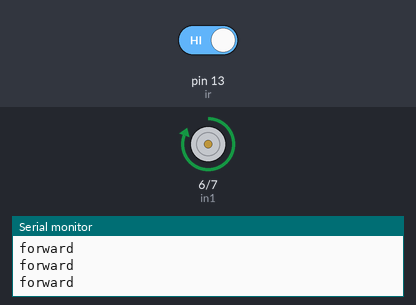
A sketch run on a simulated Arduino Uno, built with avr-gcc and run on an emulated ATmega328P. On the bench: motor-driver pin pairs drawn as motors (green arrow = first pin HIGH = forward, orange = second pin HIGH = backward, longer = more drive), the last lines printed to the serial monitor. The inputs (shaded band) are chosen by the test bench; at power-on: pin 13 (ir) HIGH.

Above: at 1.2 s.
1.3 s: pin 13 (ir) driven LOW
At 2.1 s:
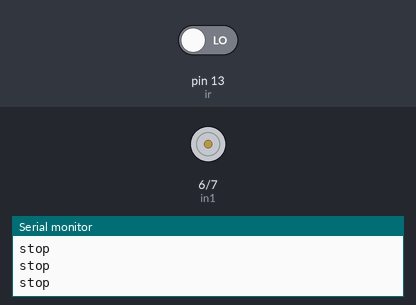
2.8 s: pin 13 (ir) driven HIGH
At 3.3 s:
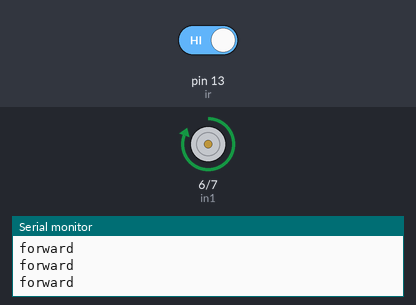
Timing chart, 0 to 5.8 s (numbered marks = the images above; inputs shaded):
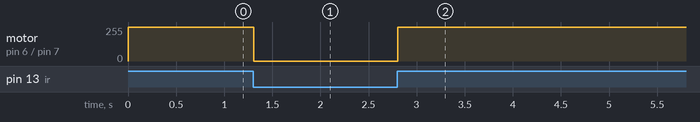

Measured:
- after the input at 1.3 s, motor on pin 6 (in1) / pin 7 (in2): forward 255/255 → stopped at once
- after the input at 2.8 s, motor on pin 6 (in1) / pin 7 (in2): stopped → forward 255/255 at once

The sketch:

dcmotor.ino
```cpp
int in1=6;
int in2=7;
int ir=13;
int state;
void setup()
{
  pinMode(in1,OUTPUT);
  pinMode(in2,OUTPUT);
  pinMode(ir,INPUT);
  Serial.begin(9600);
}

void loop()
{
   state=digitalRead(ir);
   if (state==0){
   digitalWrite(in1,LOW);
   digitalWrite(in2,LOW);
   Serial.println("stop");
   }
   else{
   digitalWrite(in1,HIGH);
   digitalWrite(in2,LOW);
   Serial.println("forward");
   }


}
```
